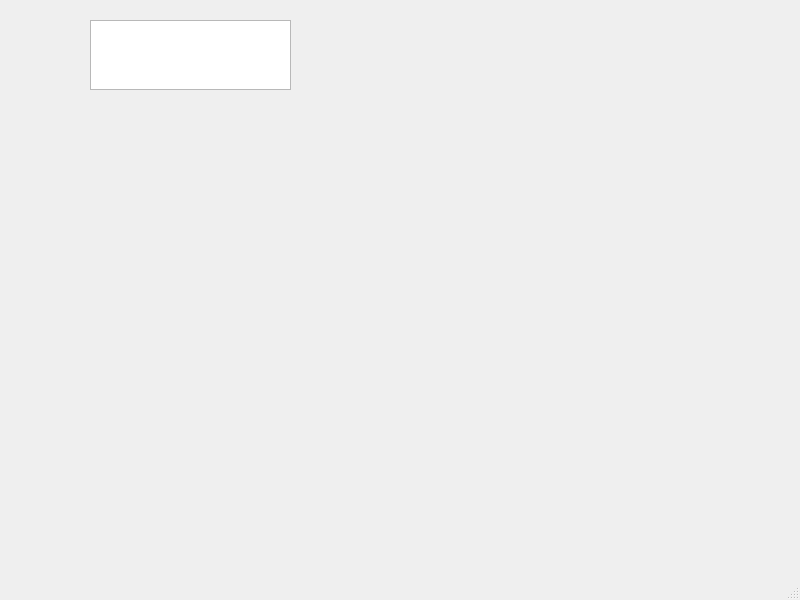
<?xml version="1.0" encoding="UTF-8"?>
<ui version="4.0">
 <class>MainWindow</class>
 <widget class="QMainWindow" name="MainWindow">
  <property name="geometry">
   <rect>
    <x>0</x>
    <y>0</y>
    <width>800</width>
    <height>600</height>
   </rect>
  </property>
  <property name="windowTitle">
   <string>MainWindow</string>
  </property>
  <widget class="QWidget" name="centralwidget">
   <widget class="QTextEdit" name="textEdit">
    <property name="geometry">
     <rect>
      <x>90</x>
      <y>20</y>
      <width>201</width>
      <height>70</height>
     </rect>
    </property>
   </widget>
  </widget>
  <widget class="QMenuBar" name="menubar">
   <property name="geometry">
    <rect>
     <x>0</x>
     <y>0</y>
     <width>800</width>
     <height>21</height>
    </rect>
   </property>
  </widget>
  <widget class="QStatusBar" name="statusbar"/>
 </widget>
 <resources/>
 <connections/>
</ui>
